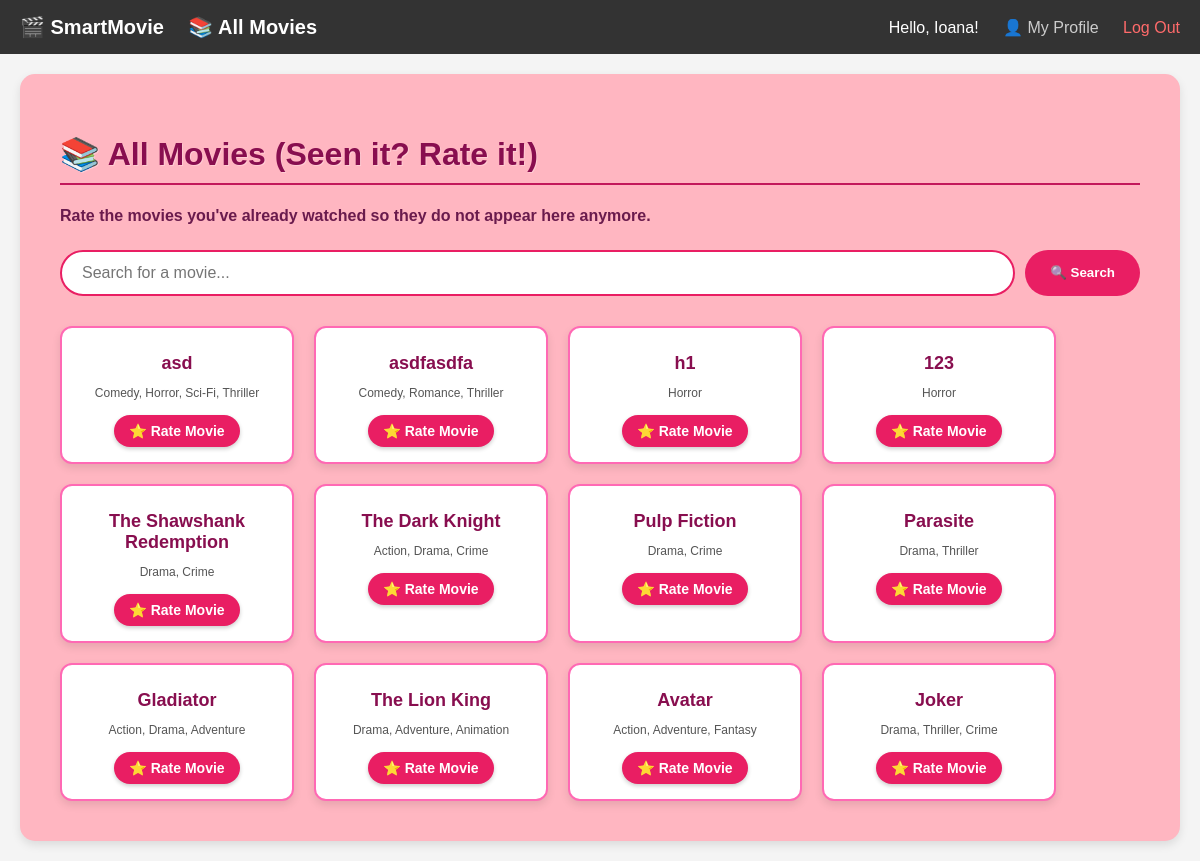
The page /all-movies/ (signed in) on the database its author committed.
### helloapp/models.py (models this page shows, shortened)
class Movie(models.Model):
    name = models.CharField(max_length=200)
    releaseDate = models.DateField()
    genres = models.ManyToManyField(Genre)
    duration_minutes = models.IntegerField(default=0)
    director = models.CharField(max_length=200)
    studio = models.CharField(max_length=200)

class Genre(models.Model):
    name = models.CharField(max_length=200)

### helloapp/views.py (the view)
# urls.py: path('all-movies/', views.movie_library, name='movie_library'),
@login_required
def movie_library(request):
    all_movies = Movie.objects.exclude(review__user=request.user)
    query = request.GET.get('search')
    if query:
        all_movies = all_movies.filter(name__icontains=query)
    engine = RecommendationEngine()
    profile = request.user.profile
    safe_movies = []
    for movie in all_movies:
        errors = engine.check_movie(request.user, movie, profile)
        if not errors:
            safe_movies.append(movie)
    return render(request, "mainpage/movie_library.html", {
        'movies': safe_movies,
        'search_query': query
    })

### helloapp/patterns.py (called while the page is built)
    def visit(self, user, movie, profile):
        today = date.today()
        age = today.year - profile.birthdate.year - (
                    (today.month, today.day) < (profile.birthdate.month, profile.birthdate.day))
        genres = [g.name for g in movie.genres.all()]
        is_horror = "Horror" in genres or "Thriller" in genres
        if is_horror and age < 18:
            return f"Blocked: Age Safety Violation! (User is {age}, needs 18 for Horror)"
        return "Safe"

    def visit(self, user, movie, profile):
        already_watched = Review.objects.filter(user=user, movie=movie).exists()
        if already_watched:
            return f"Blocked: Watched Movie Violation! (You have already seen '{movie.name}')"
        return "Safe"

    def check_movie(self, user, movie, profile):
        errors = []
        for visitor in self.visitors:
            result = visitor.visit(user, movie, profile)
            if "Blocked" in result:
                errors.append(result)
        return errors

### helloapp/templates/mainpage/movie_library.html (shortened to what this page needs)
{% extends 'mainpage/base.html' %}
{% block content %}
<div style="background-color: #FFB6C1; padding: 40px; border-radius: 15px; box-shadow: 0 4px 10px rgba(0,0,0,0.1); max-width: 1200px; margin: 0 auto;">
    <h1 style="color: #880e4f; border-bottom: 2px solid #c2185b; padding-bottom: 10px; text-shadow: 1px 1px 0px rgba(255,255,255,0.3);">
        📚 All Movies (Seen it? Rate it!)
    </h1>
    <p style="color: #6a1b4d; font-weight: bold;">Rate the movies you've already watched so they do not appear here anymore.</p>
    <form method="GET" action="{% url 'movie_library' %}" style="margin: 25px 0; display: flex; gap: 10px;">
        <input type="text" name="search" placeholder="Search for a movie..." value="{{ search_query|default:'' }}"
               style="flex: 1; padding: 12px 20px; border-radius: 50px; border: 2px solid #e91e63; outline: none; font-size: 16px;">
        <button type="submit" style="background-color: #e91e63; color: white; border: none; padding: 10px 25px; border-radius: 50px; cursor: pointer; font-weight: bold;">🔍 Search</button>
    </form>
    <div style="display: flex; flex-wrap: wrap; gap: 20px; margin-top: 30px;">
        {% for movie in movies %}
        <div style="background: white; width: 200px; padding: 15px; border-radius: 12px; box-shadow: 0 4px 8px rgba(0,0,0,0.1); text-align: center; border: 2px solid #ff69b4;">
            <a href="{% url 'movie_detail' movie.id %}" style="text-decoration: none;">
                <h3 style="margin: 10px 0; color: #880e4f; font-size: 18px; hover: underline;">{{ movie.name }}</h3>
            </a>
            <p style="color: #555; font-size: 12px; margin-bottom: 15px;">
                {% for genre in movie.genres.all %}
                    {{ genre.name }}{% if not forloop.last %}, {% endif %}
                {% endfor %}
            </p>
            <a href="{% url 'add_review' movie.id %}"
               style="display: inline-block; background-color: #e91e63; color: white; padding: 8px 15px; text-decoration: none; border-radius: 50px; font-weight: bold; font-size: 14px; box-shadow: 0 2px 4px rgba(0,0,0,0.2);">
               ⭐ Rate Movie
            </a>
        </div>
        {% empty %}
        <p style="color: #880e4f; font-weight: bold;">No movies found matching your search.</p>
        {% endfor %}
    </div>
</div>
{% endblock %}

### helloapp/templates/mainpage/base.html (shortened to what this page needs)
<!DOCTYPE html>
<html lang="en">
<head>
</head>
<body>
    <div class="navbar">
    <div class="nav-left">
        <a href="{% url 'main' %}">🎬 SmartMovie</a>
        <a href="{% url 'movie_library' %}" style="margin-left: 20px; text-decoration: none; color: white;">
            📚 All Movies
        </a>
    </div>
    <div class="nav-right">
        <span>Hello, {{ user.username }}!</span>
        <a href="{% url 'user_profile' %}">👤 My Profile</a>
        <a href="{% url 'logout' %}" style="color: #ff6b6b;">Log Out</a>
    </div>
</div>
    <div class="content">
        {% block content %}
        {% endblock %}
    </div>
</body>
</html>

### helloapp/templates/mainpage/base.html (style rules this page uses)
body { margin: 0; font-family: sans-serif; background-color: #f4f4f4; }
.navbar { background-color: #333; overflow: hidden; padding: 15px 20px; display: flex; justify-content: space-between; align-items: center; color: white; }
.nav-left a { color: white; text-decoration: none; font-size: 20px; font-weight: bold; }
.nav-right a { color: #ccc; text-decoration: none; margin-left: 20px; font-size: 16px; }
.content { padding: 20px; }

### rows shown on the page
Movie: name "asd"
Genre: name "Comedy"
Genre: name "Horror"
Genre: name "Sci-Fi"
Genre: name "Thriller"
Movie: name "asdfasdfa"
Genre: name "Romance"
Movie: name "h1"
Movie: name "123"
Movie: name "The Shawshank Redemption"
Genre: name "Drama"
Genre: name "Crime"
Movie: name "The Dark Knight"
Genre: name "Action"
Movie: name "Pulp Fiction"
Movie: name "Parasite"
Movie: name "Gladiator"
Genre: name "Adventure"
Movie: name "The Lion King"
Genre: name "Animation"
Movie: name "Avatar"
Genre: name "Fantasy"
Movie: name "Joker"

### other values the page prints
{{ user.username }} "Ioana"
